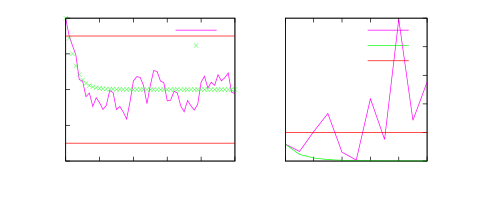

Generate this figure with gnuplot:
# set terminal x11 
# set output
set style line 1 lt 4 lw 2
set style line 2 lt 5 lw 2
set style line 3 lt 2 lw 2
set style line 4 lt 1 lw 2
set style line 5 lt 6 lw 1
set size 1,0.6
set origin 0,0
set multiplot
set size 0.525,0.6
set origin 0,0
set ytics nomirror
set xtics 10
set ytics 10
set ylabel "Level in Tank-2"
set xlabel "Time"
set key 
#set key horizontal samplen 2
#unset key
set label "$S_K(\\infty)$ bound" at 25,8
plot "CL1.dat" index 0 u 1:2 w l ls 1 t "Actual",\
"" index 0 u 1:3 w points t "Nominal",\
"" index 0 u 1:4 w l ls 4 notitle,\
"" index 0 u 1:5 w l ls 4 notitle
set size 0.525, 0.6
set origin 0.525,0
unset ylabel
unset ytics
set key 
set xtics 2
set y2tics nomirror
set y2label "Cost"
set y2tics 100
set xlabel "time"
unset label
plot "CL1.dat" index 1 u 1:2 w l ls 1 axis x1y2 t "$V_N^\\beta(x,\\tilde{\\mathbf{v}})$",\
"" index 1 u 1:3 w l ls 3 axis x1y2 t "$V_N^\\beta(z,\\tilde{\\mathbf{v}})$",\
"" index 1 u 1:4 w l ls 4 axis x1y2 t "$\\bar{V}$"
